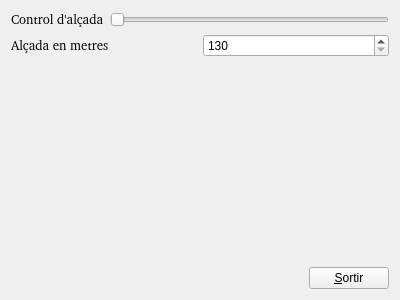
<?xml version="1.0" encoding="UTF-8"?>
<ui version="4.0">
 <class>MyForm</class>
 <widget class="QWidget" name="MyForm">
  <property name="geometry">
   <rect>
    <x>0</x>
    <y>0</y>
    <width>400</width>
    <height>300</height>
   </rect>
  </property>
  <property name="windowTitle">
   <string>Form</string>
  </property>
  <layout class="QVBoxLayout" name="verticalLayout_3">
   <item>
    <layout class="QVBoxLayout" name="verticalLayout_2">
     <item>
      <layout class="QVBoxLayout" name="verticalLayout">
       <item>
        <layout class="QHBoxLayout" name="horizontalLayout">
         <item>
          <widget class="QLabel" name="text_control">
           <property name="font">
            <font>
             <family>Noto Sans [GOOG]</family>
             <pointsize>10</pointsize>
            </font>
           </property>
           <property name="text">
            <string>Control d'alçada</string>
           </property>
          </widget>
         </item>
         <item>
          <widget class="QSlider" name="h_slider">
           <property name="minimum">
            <number>130</number>
           </property>
           <property name="maximum">
            <number>230</number>
           </property>
           <property name="orientation">
            <enum>Qt::Horizontal</enum>
           </property>
          </widget>
         </item>
        </layout>
       </item>
       <item>
        <layout class="QHBoxLayout" name="horizontalLayout_2">
         <item>
          <widget class="QLabel" name="text_h">
           <property name="font">
            <font>
             <family>Noto Sans [GOOG]</family>
             <pointsize>10</pointsize>
            </font>
           </property>
           <property name="text">
            <string>Alçada en metres</string>
           </property>
          </widget>
         </item>
         <item>
          <widget class="QSpinBox" name="h_spinbox">
           <property name="minimum">
            <number>130</number>
           </property>
           <property name="maximum">
            <number>230</number>
           </property>
          </widget>
         </item>
        </layout>
       </item>
      </layout>
     </item>
     <item>
      <spacer name="verticalSpacer">
       <property name="orientation">
        <enum>Qt::Vertical</enum>
       </property>
       <property name="sizeHint" stdset="0">
        <size>
         <width>20</width>
         <height>40</height>
        </size>
       </property>
      </spacer>
     </item>
     <item>
      <layout class="QHBoxLayout" name="horizontalLayout_3">
       <item>
        <spacer name="horizontalSpacer">
         <property name="orientation">
          <enum>Qt::Horizontal</enum>
         </property>
         <property name="sizeHint" stdset="0">
          <size>
           <width>40</width>
           <height>20</height>
          </size>
         </property>
        </spacer>
       </item>
       <item>
        <widget class="QPushButton" name="boto_sortir">
         <property name="text">
          <string>&amp;Sortir</string>
         </property>
        </widget>
       </item>
      </layout>
     </item>
    </layout>
   </item>
  </layout>
 </widget>
 <resources/>
 <connections>
  <connection>
   <sender>h_slider</sender>
   <signal>valueChanged(int)</signal>
   <receiver>h_spinbox</receiver>
   <slot>setValue(int)</slot>
   <hints>
    <hint type="sourcelabel">
     <x>281</x>
     <y>71</y>
    </hint>
    <hint type="destinationlabel">
     <x>74</x>
     <y>177</y>
    </hint>
   </hints>
  </connection>
  <connection>
   <sender>h_spinbox</sender>
   <signal>valueChanged(int)</signal>
   <receiver>h_slider</receiver>
   <slot>setValue(int)</slot>
   <hints>
    <hint type="sourcelabel">
     <x>55</x>
     <y>175</y>
    </hint>
    <hint type="destinationlabel">
     <x>195</x>
     <y>80</y>
    </hint>
   </hints>
  </connection>
  <connection>
   <sender>boto_sortir</sender>
   <signal>clicked()</signal>
   <receiver>MyForm</receiver>
   <slot>close()</slot>
   <hints>
    <hint type="sourcelabel">
     <x>333</x>
     <y>266</y>
    </hint>
    <hint type="destinationlabel">
     <x>199</x>
     <y>149</y>
    </hint>
   </hints>
  </connection>
 </connections>
</ui>
